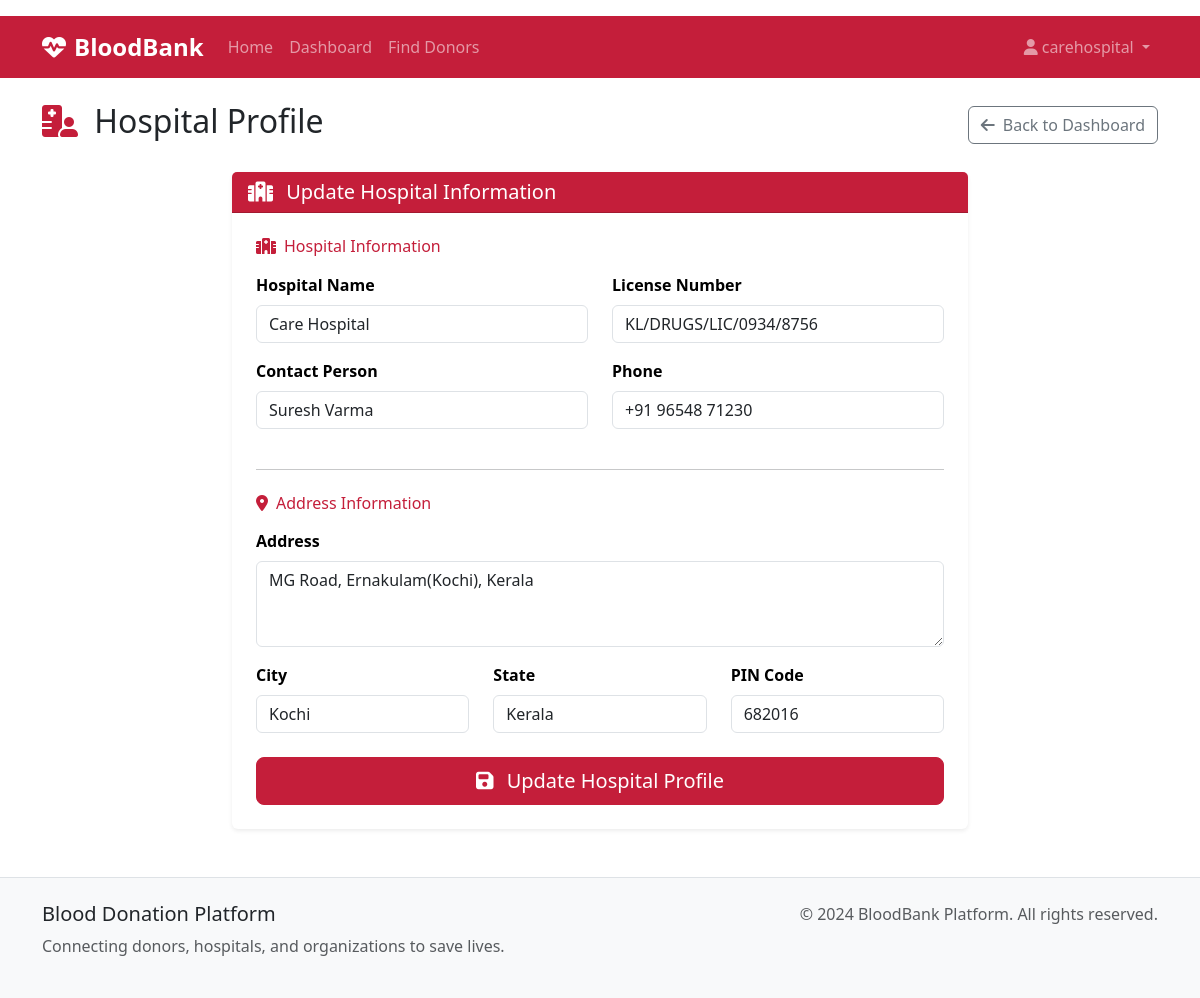
Screenshot of /hospital/profile (signed in) with the database file from the repository.
### models.py (models this page shows, shortened)
class User(db.Model):
    id = db.Column(db.Integer, primary_key=True)
    username = db.Column(db.String(80), unique=True, nullable=False)
    email = db.Column(db.String(120), unique=True, nullable=False)
    password_hash = db.Column(db.String(256), nullable=False)
    role = db.Column(db.String(20), nullable=False)  # donor, hospital, organization, admin
    created_at = db.Column(db.DateTime, default=datetime.utcnow)
    is_active = db.Column(db.Boolean, default=True)
    donor_profile = db.relationship('DonorProfile', backref='user', uselist=False)
    hospital_profile = db.relationship('HospitalProfile', backref='user', uselist=False)
    organization_profile = db.relationship('OrganizationProfile', backref='user', uselist=False)

class HospitalProfile(db.Model):
    id = db.Column(db.Integer, primary_key=True)
    user_id = db.Column(db.Integer, db.ForeignKey('user.id'), nullable=False)
    hospital_name = db.Column(db.String(200), nullable=False)
    license_number = db.Column(db.String(50), nullable=False)
    contact_person = db.Column(db.String(100), nullable=False)
    phone = db.Column(db.String(20), nullable=False)
    address = db.Column(db.Text, nullable=False)
    city = db.Column(db.String(50), nullable=False)
    state = db.Column(db.String(50), nullable=False)
    zip_code = db.Column(db.String(10), nullable=False)
    blood_requests = db.relationship('BloodRequest', backref='hospital')

### routes.py (the view, shortened to what this page needs)
@app.route('/hospital/profile', methods=['GET', 'POST'])
@role_required(['hospital'])
def hospital_profile():
    user = get_current_user()
    profile = get_user_profile(user)
    form = HospitalProfileForm()
    if profile:
        form.hospital_name.data = profile.hospital_name
        form.license_number.data = profile.license_number
        form.contact_person.data = profile.contact_person
        form.phone.data = profile.phone
        form.address.data = profile.address
        form.city.data = profile.city
        form.state.data = profile.state
        form.zip_code.data = profile.zip_code
    return render_template('hospital/request_blood.html', form=form, profile=profile, is_profile=True)

### forms.py
class HospitalProfileForm(FlaskForm):
    hospital_name = StringField('Hospital Name', validators=[DataRequired(), Length(max=200)])
    license_number = StringField('License Number', validators=[DataRequired(), Length(max=50)])
    contact_person = StringField('Contact Person', validators=[DataRequired(), Length(max=100)])
    phone = StringField('Phone', validators=[DataRequired(), Length(max=20)])
    address = TextAreaField('Address', validators=[DataRequired()])
    city = StringField('City', validators=[DataRequired(), Length(max=50)])
    state = SelectField('State', choices=INDIAN_STATES, validators=[DataRequired()])
    zip_code = StringField('PIN Code', validators=[DataRequired(), Length(max=10)])

### utils.py (called while the page is built)
def role_required(roles):
    def decorator(f):
        @wraps(f)
        def decorated_function(*args, **kwargs):
            if 'user_id' not in session:
                flash('Please log in to access this page.', 'warning')
                return redirect(url_for('login'))
            user = User.query.get(session['user_id'])
            if not user or user.role not in roles:
                flash('You do not have permission to access this page.',
                      'error')
                return redirect(url_for('dashboard'))
            return f(*args, **kwargs)
        return decorated_function
    return decorator

def get_current_user():
    if 'user_id' in session:
        return User.query.get(session['user_id'])
    return None

def get_user_profile(user):
    if user.role == 'donor':
        return DonorProfile.query.filter_by(user_id=user.id).first()
    elif user.role == 'hospital':
        return HospitalProfile.query.filter_by(user_id=user.id).first()
    elif user.role == 'organization':
        return OrganizationProfile.query.filter_by(user_id=user.id).first()
    return None

### templates/hospital/request_blood.html (shortened to what this page needs)
{% extends "base.html" %}
{% block content %}
<div class="d-flex justify-content-between align-items-center mb-4">
    <h2>
        <i class="fas fa-{% if is_profile %}hospital-user{% else %}plus{% endif %} me-2 text-medical"></i>
        {% if is_profile %}Hospital Profile{% else %}Request Blood{% endif %}
    </h2>
    <a href="{{ url_for('hospital_dashboard') }}" class="btn btn-outline-secondary">
        <i class="fas fa-arrow-left me-2"></i>Back to Dashboard
    </a>
</div>
<div class="row justify-content-center">
    <div class="col-lg-8">
        <div class="card border-0 shadow-sm">
            <div class="card-header bg-medical text-white">
                <h5 class="mb-0">
                    <i class="fas fa-{% if is_profile %}hospital{% else %}clipboard-list{% endif %} me-2"></i>
                    {% if is_profile %}
                        {% if profile %}Update Hospital Information{% else %}Hospital Registration{% endif %}
                    {% else %}
                        Create Blood Request
                    {% endif %}
                </h5>
            </div>
            <div class="card-body p-4">
                <form method="POST">
                    {% if is_profile %}
                        <h6 class="text-medical mb-3"><i class="fas fa-hospital me-2"></i>Hospital Information</h6>
                        <div class="row">
                            <div class="col-md-6 mb-3">
                                {{ form.hospital_name.label(class="form-label") }}
                                {{ form.hospital_name(class="form-control" + (" is-invalid" if form.hospital_name.errors else "")) }}
                            </div>
                            <div class="col-md-6 mb-3">
                                {{ form.license_number.label(class="form-label") }}
                                {{ form.license_number(class="form-control" + (" is-invalid" if form.license_number.errors else "")) }}
                            </div>
                        </div>
                        <div class="row">
                            <div class="col-md-6 mb-3">
                                {{ form.contact_person.label(class="form-label") }}
                                {{ form.contact_person(class="form-control" + (" is-invalid" if form.contact_person.errors else "")) }}
                            </div>
                            <div class="col-md-6 mb-3">
                                {{ form.phone.label(class="form-label") }}
                                {{ form.phone(class="form-control" + (" is-invalid" if form.phone.errors else "")) }}
                            </div>
                        </div>
                        <hr class="my-4">
                        <h6 class="text-medical mb-3"><i class="fas fa-map-marker-alt me-2"></i>Address Information</h6>
                        <div class="mb-3">
                            {{ form.address.label(class="form-label") }}
                            {{ form.address(class="form-control" + (" is-invalid" if form.address.errors else ""), rows="3") }}
                        </div>
                        <div class="row">
                            <div class="col-md-4 mb-3">
                                {{ form.city.label(class="form-label") }}
                                {{ form.city(class="form-control" + (" is-invalid" if form.city.errors else "")) }}
                            </div>
                            <div class="col-md-4 mb-3">
                                {{ form.state.label(class="form-label") }}
                                {{ form.state(class="form-control" + (" is-invalid" if form.state.errors else "")) }}
                            </div>
                            <div class="col-md-4 mb-4">
                                {{ form.zip_code.label(class="form-label") }}
                                {{ form.zip_code(class="form-control" + (" is-invalid" if form.zip_code.errors else "")) }}
                            </div>
                        </div>
                        <div class="d-grid">
                            <button type="submit" class="btn btn-medical btn-lg">
                                <i class="fas fa-save me-2"></i>
                                {% if profile %}Update Hospital Profile{% else %}Save Hospital Profile{% endif %}
                            </button>
                        </div>
                    {% endif %}
                </form>
            </div>
        </div>
    </div>
</div>
{% endblock %}

### templates/base.html (shortened to what this page needs)
<!DOCTYPE html>
<html lang="en">
<head>
    <link href="https://cdn.jsdelivr.net/npm/bootstrap@5.3.0/dist/css/bootstrap.min.css" rel="stylesheet">
    <link href="https://cdnjs.cloudflare.com/ajax/libs/font-awesome/6.4.0/css/all.min.css" rel="stylesheet">
    <link href="{{ url_for('static', filename='css/styles.css') }}" rel="stylesheet">
</head>
<body>
    <nav class="navbar navbar-expand-lg navbar-dark bg-medical">
        <div class="container">
            <a class="navbar-brand" href="{{ url_for('index') }}">
                <i class="fas fa-heartbeat me-2"></i>BloodBank
            </a>
            <div class="collapse navbar-collapse" id="navbarNav">
                <ul class="navbar-nav me-auto">
                    <li class="nav-item">
                        <a class="nav-link" href="{{ url_for('index') }}">Home</a>
                    </li>
                    {% if session.user_id %}
                        <li class="nav-item">
                            <a class="nav-link" href="{{ url_for('dashboard') }}">Dashboard</a>
                        </li>
                        <li class="nav-item">
                            <a class="nav-link" href="{{ url_for('search_donors') }}">Find Donors</a>
                        </li>
                    {% endif %}
                </ul>
                <ul class="navbar-nav">
                    {% if session.user_id %}
                        <li class="nav-item dropdown">
                            <a class="nav-link dropdown-toggle" href="#" id="navbarDropdown" role="button" data-bs-toggle="dropdown">
                                <i class="fas fa-user me-1"></i>{{ session.username }}
                            </a>
                        </li>
                    {% endif %}
                </ul>
            </div>
        </div>
    </nav>
    <main class="container mt-4">
        {% block content %}{% endblock %}
    </main>
    <footer class="bg-light mt-5 py-4">
        <div class="container">
            <div class="row">
                <div class="col-md-6">
                    <h5>Blood Donation Platform</h5>
                    <p class="text-muted">Connecting donors, hospitals, and organizations to save lives.</p>
                </div>
                <div class="col-md-6 text-md-end">
                    <p class="text-muted">&copy; 2024 BloodBank Platform. All rights reserved.</p>
                </div>
            </div>
        </div>
    </footer>
</body>
</html>

### static/css/styles.css (style rules this page uses)
:root { --medical-primary: #c41e3a; --medical-secondary: #8b0000; --medical-light: #f8f9fa; --medical-dark: #343a40; --medical-accent: #28a745; --medical-warning: #ffc107; --medical-info: #17a2b8; }
.bg-medical { background-color: var(--medical-primary) !important; }
.text-medical { color: var(--medical-primary) !important; }
.btn-medical { background-color: var(--medical-primary); border-color: var(--medical-primary); color: white; }
.card { transition: transform 0.2s ease-in-out, box-shadow 0.2s ease-in-out; }
.navbar-dark .navbar-brand { font-weight: 700; font-size: 1.5rem; }
.navbar-dark .navbar-nav .nav-link { font-weight: 500; transition: color 0.2s ease-in-out; }
.form-label { font-weight: 600; color: #000 !important; margin-bottom: 0.5rem; }
footer { margin-top: auto; border-top: 1px solid #dee2e6; }

### rows the page displays
User: username "carehospital"
HospitalProfile: hospital_name "Care Hospital", license_number "KL/DRUGS/LIC/0934/8756", contact_person "Suresh Varma", phone "+91 96548 71230", address "MG Road, Ernakulam(Kochi), Kerala", city "Kochi", state "Kerala", zip_code "682016"
